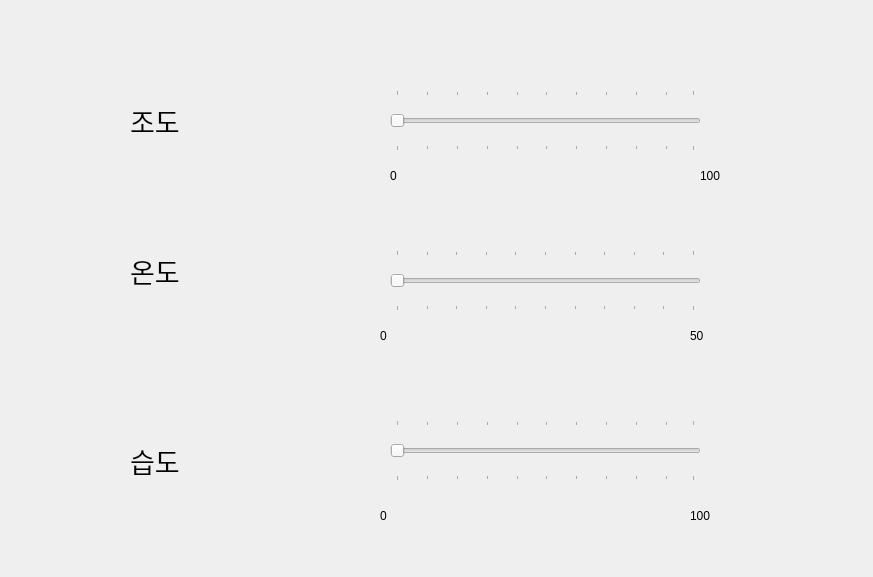
<?xml version="1.0" encoding="UTF-8"?>
<ui version="4.0">
 <class>Tab4SensorDisplay</class>
 <widget class="QWidget" name="Tab4SensorDisplay">
  <property name="geometry">
   <rect>
    <x>0</x>
    <y>0</y>
    <width>873</width>
    <height>577</height>
   </rect>
  </property>
  <property name="windowTitle">
   <string>Form</string>
  </property>
  <widget class="QLabel" name="label_2">
   <property name="geometry">
    <rect>
     <x>130</x>
     <y>240</y>
     <width>111</width>
     <height>61</height>
    </rect>
   </property>
   <property name="font">
    <font>
     <pointsize>20</pointsize>
    </font>
   </property>
   <property name="text">
    <string>온도</string>
   </property>
  </widget>
  <widget class="QLabel" name="label_3">
   <property name="geometry">
    <rect>
     <x>130</x>
     <y>430</y>
     <width>111</width>
     <height>61</height>
    </rect>
   </property>
   <property name="font">
    <font>
     <pointsize>20</pointsize>
    </font>
   </property>
   <property name="text">
    <string>습도</string>
   </property>
  </widget>
  <widget class="QLabel" name="label_4">
   <property name="geometry">
    <rect>
     <x>140</x>
     <y>620</y>
     <width>111</width>
     <height>61</height>
    </rect>
   </property>
   <property name="font">
    <font>
     <pointsize>20</pointsize>
    </font>
   </property>
   <property name="text">
    <string>조도</string>
   </property>
  </widget>
  <widget class="QSlider" name="pHSLight">
   <property name="geometry">
    <rect>
     <x>390</x>
     <y>90</y>
     <width>311</width>
     <height>61</height>
    </rect>
   </property>
   <property name="font">
    <font>
     <pointsize>20</pointsize>
    </font>
   </property>
   <property name="acceptDrops">
    <bool>false</bool>
   </property>
   <property name="toolTip">
    <string/>
   </property>
   <property name="statusTip">
    <string/>
   </property>
   <property name="singleStep">
    <number>1</number>
   </property>
   <property name="value">
    <number>0</number>
   </property>
   <property name="sliderPosition">
    <number>0</number>
   </property>
   <property name="orientation">
    <enum>Qt::Horizontal</enum>
   </property>
   <property name="tickPosition">
    <enum>QSlider::TicksBothSides</enum>
   </property>
   <property name="tickInterval">
    <number>10</number>
   </property>
  </widget>
  <widget class="QSlider" name="pHSTemp">
   <property name="geometry">
    <rect>
     <x>390</x>
     <y>250</y>
     <width>311</width>
     <height>61</height>
    </rect>
   </property>
   <property name="maximum">
    <number>50</number>
   </property>
   <property name="orientation">
    <enum>Qt::Horizontal</enum>
   </property>
   <property name="tickPosition">
    <enum>QSlider::TicksBothSides</enum>
   </property>
   <property name="tickInterval">
    <number>5</number>
   </property>
  </widget>
  <widget class="QSlider" name="pHSHumi">
   <property name="geometry">
    <rect>
     <x>390</x>
     <y>420</y>
     <width>311</width>
     <height>61</height>
    </rect>
   </property>
   <property name="sliderPosition">
    <number>0</number>
   </property>
   <property name="orientation">
    <enum>Qt::Horizontal</enum>
   </property>
   <property name="tickPosition">
    <enum>QSlider::TicksBothSides</enum>
   </property>
   <property name="tickInterval">
    <number>10</number>
   </property>
  </widget>
  <widget class="QLabel" name="pLBLight">
   <property name="geometry">
    <rect>
     <x>520</x>
     <y>170</y>
     <width>56</width>
     <height>12</height>
    </rect>
   </property>
   <property name="text">
    <string/>
   </property>
  </widget>
  <widget class="QLabel" name="pLBTemp">
   <property name="geometry">
    <rect>
     <x>520</x>
     <y>330</y>
     <width>56</width>
     <height>12</height>
    </rect>
   </property>
   <property name="text">
    <string/>
   </property>
  </widget>
  <widget class="QLabel" name="pLBHumi">
   <property name="geometry">
    <rect>
     <x>520</x>
     <y>490</y>
     <width>56</width>
     <height>12</height>
    </rect>
   </property>
   <property name="text">
    <string/>
   </property>
  </widget>
  <widget class="QLabel" name="label_5">
   <property name="geometry">
    <rect>
     <x>690</x>
     <y>330</y>
     <width>56</width>
     <height>12</height>
    </rect>
   </property>
   <property name="text">
    <string>50</string>
   </property>
  </widget>
  <widget class="QLabel" name="label_6">
   <property name="geometry">
    <rect>
     <x>380</x>
     <y>330</y>
     <width>56</width>
     <height>12</height>
    </rect>
   </property>
   <property name="text">
    <string>0</string>
   </property>
  </widget>
  <widget class="QLabel" name="label_7">
   <property name="geometry">
    <rect>
     <x>690</x>
     <y>510</y>
     <width>56</width>
     <height>12</height>
    </rect>
   </property>
   <property name="text">
    <string>100</string>
   </property>
  </widget>
  <widget class="QLabel" name="label_8">
   <property name="geometry">
    <rect>
     <x>700</x>
     <y>170</y>
     <width>56</width>
     <height>12</height>
    </rect>
   </property>
   <property name="text">
    <string>100</string>
   </property>
  </widget>
  <widget class="QLabel" name="label_9">
   <property name="geometry">
    <rect>
     <x>380</x>
     <y>510</y>
     <width>56</width>
     <height>12</height>
    </rect>
   </property>
   <property name="text">
    <string>0</string>
   </property>
  </widget>
  <widget class="QLabel" name="label_10">
   <property name="geometry">
    <rect>
     <x>390</x>
     <y>170</y>
     <width>56</width>
     <height>12</height>
    </rect>
   </property>
   <property name="text">
    <string>0</string>
   </property>
  </widget>
  <widget class="QLabel" name="label">
   <property name="geometry">
    <rect>
     <x>130</x>
     <y>90</y>
     <width>111</width>
     <height>61</height>
    </rect>
   </property>
   <property name="font">
    <font>
     <pointsize>20</pointsize>
    </font>
   </property>
   <property name="text">
    <string>조도</string>
   </property>
  </widget>
 </widget>
 <resources/>
 <connections/>
</ui>
